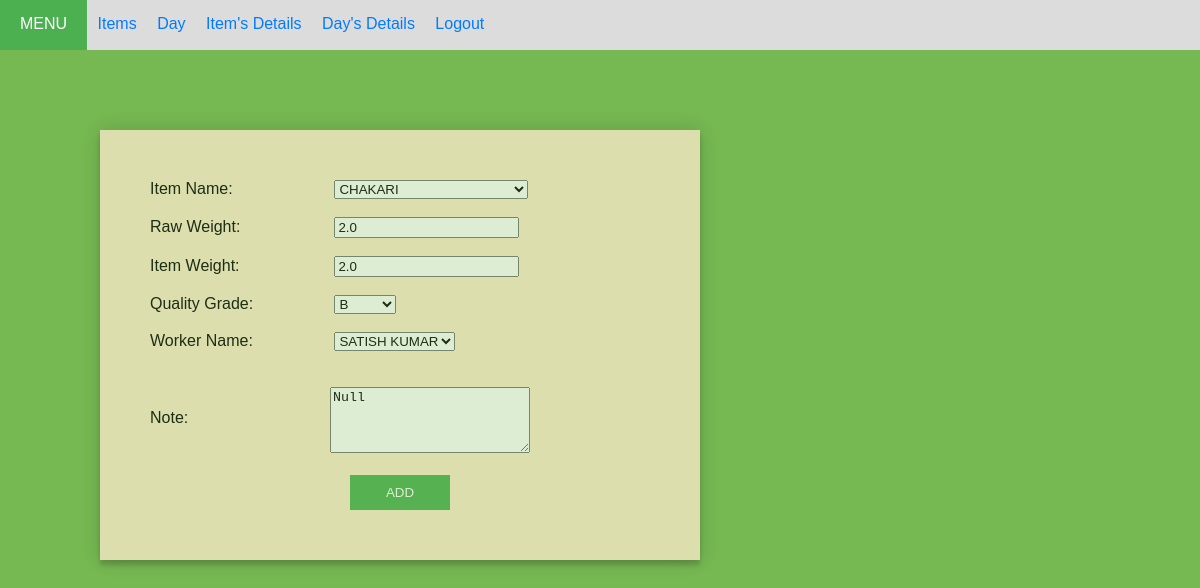
The page /edit_item/5 (signed in) on the database its author committed.
### cal/models.py (models this page shows, shortened)
class items(models.Model):
    item_names = models.CharField(max_length=100, choices=item_names)
    rweight = models.FloatField(default="0.0")
    iweight = models.FloatField(default="0.0")
    grade = models.CharField(max_length=1, choices=grades)
    worker = models.CharField(max_length=50, choices=worker_names )
    note = models.TextField(max_length=1000, blank=True, null=True)
    user_id = models.ForeignKey(User, on_delete=models.CASCADE, null=True)
    date = models.DateField(default = date.today)

### cal/views.py (the view)
# urls.py: path('edit_item/<id>', views.edit_item, name='edit_item'),
@login_required(login_url='login')
def edit_item(request, id=None):
    instance = get_object_or_404(items, id=id )
    form = ItemsForm(request.POST or None , instance = instance )
    if form.is_valid():
        instance = form.save(commit =  False)
        instance.save()
        messages.success(request, "Item's Details are updated!", extra_tags='edit_item')
        return redirect('show')
    else:
        return render(request, 'home.html', {'form':form})

### cal/forms.py
class ItemsForm(forms.ModelForm):
    rweight = forms.FloatField(min_value=0.0)
    iweight = forms.FloatField(min_value=0.0 )
    class Meta:
        model = items
        fields = ['item_names', 'rweight', 'iweight', 'grade', 'worker', 'note']

### cal/templates/home.html (shortened to what this page needs)
{% load crispy_forms_tags %}
{% load static %}
<!DOCTYPE html>
<html lang="en">
    <head>
        <link href="{% static 'css/hom.css' %}" type="text/css" rel="stylesheet">
    </head>
    <body>
        <header>
            <nav class="nav">
            <a class="menu">MENU </a>
            <a class="nav-item" href="{% url 'home' %}">Items</a>
            <a class="nav-item" href="{% url 'day' %}">Day</a>
            <a class="nav-item" href="{% url 'show' %}">Item's Details</a>
            <a class="nav-item" href="{% url 'todays_detail' %}">Day's Details</a>
            <a class="nav-item" href="{% url 'logout' %}">Logout</a>
            </nav>
        </header>
        <div class="container" >
        <form method="POST" id="ItemsForm">
            <div>
                <label for="item_names">Item Name: </label>
                {{ form.item_names }}
            </div><br>
            <div>
                <label for="rweight">Raw Weight:</label>
                {{ form.rweight }}
            </div><br>
            <div>
                <label for="iweight">Item Weight:</label>
                {{ form.iweight }}
            </div><br>
            <div>
                <label for="grade">Quality Grade: </label>
                {{ form.grade }}
            </div><br>
            <div>
                <label for="worker">Worker Name: </label>
                {{ form.worker }}
            </div><br>
            <div>
                <label for="note" class="notelabel">Note:</label>
                <div class="note">{{ form.note }}</div>
            </div><br>
                <button type="submit">Add</button>
        </form>
        </div>
    </body>
</html>

### cal/static/css/hom.css (style rules this page uses)
body { background: #76b852; font-family: "Trebuchet MS", Arial, Helvetica, sans-serif; margin:0; }
.container { opacity: 0.75; box-shadow: 0 0 20px 0 rgba(0, 0, 0, 0.2), 0 5px 5px 0 rgba(0, 0, 0, 0.24); background-color: blanchedalmond; width: 500px; padding: 50px; position: relative; left: 100px; top: 80px; }
button { width: 20%; text-transform: uppercase; outline: 0; background: #4CAF50; border: 0; padding: 10px; color: #FFFFFF; -webkit-transition: all 0.3 ease; transition: all 0.3 ease; cursor: pointer; position: relative; left: 40%; }
.nav { line-height:3; background-color: #DCDCDC; height : 50px; padding: 0; margin: 0; }
.nav-item { margin-left: -4px; height : 20px; padding : 10px ; background-color: 4CAF50; }
a { color:#007bff; text-decoration:none; background-color:transparent; }
.menu, .menu:hover { margin: 0; display: inline-block; padding: 0 20px; color: white; background-color: #4CAF50; height: 100%; }
#id_note { position: relative; left: 180px; max-width: 194px; max-height: 60px; }
label { width: 180px; display: inline-block; }
label.notelabel { position: relative; top: 40px; }

### rows shown on the page
items: item_names "CHAKARI", rweight "2.0", iweight "2.0", grade "B", worker "SATISH KUMAR", note "Null"
